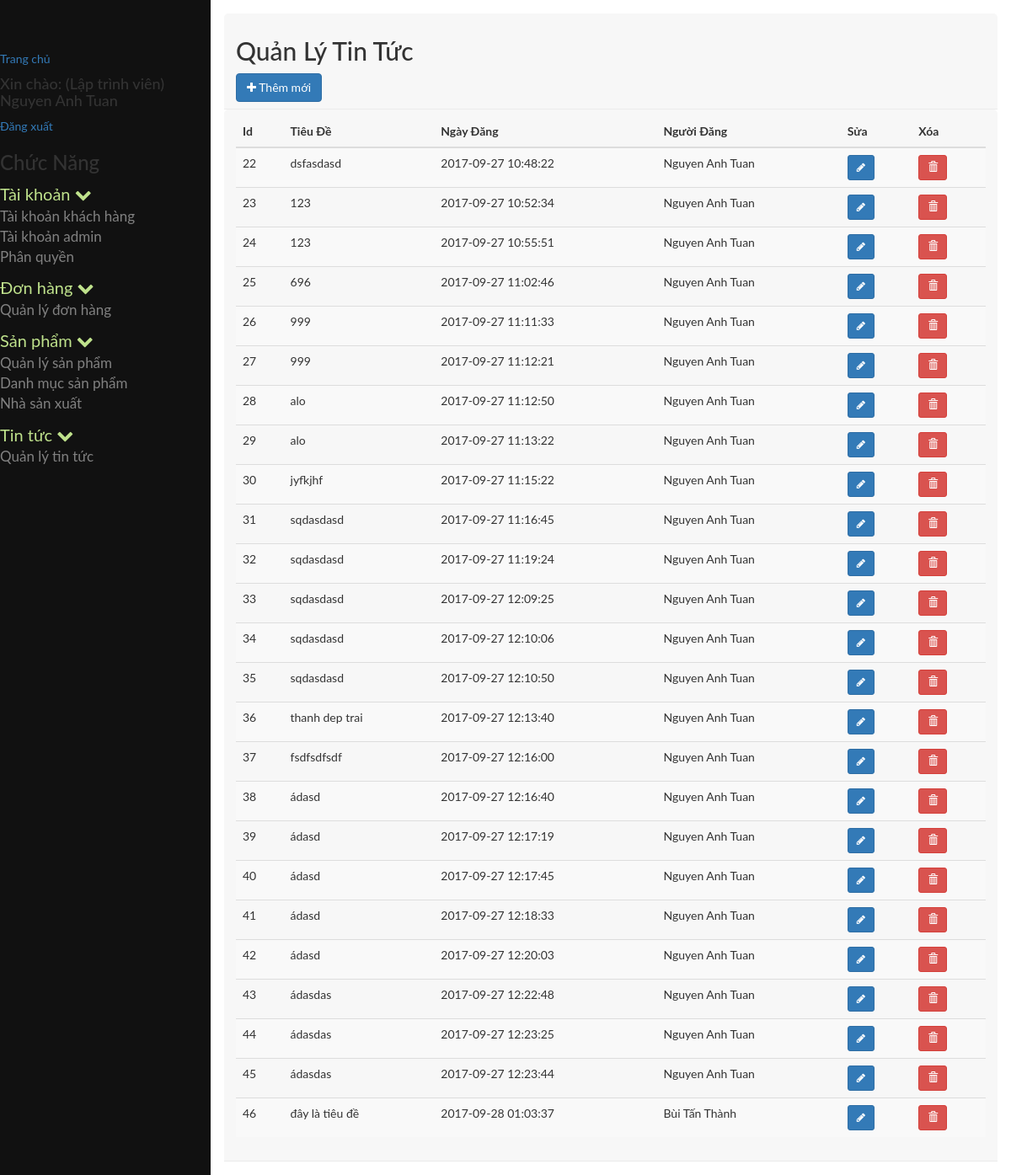
The app's page /index.php?module=quanlytintuc (signed in), older data.
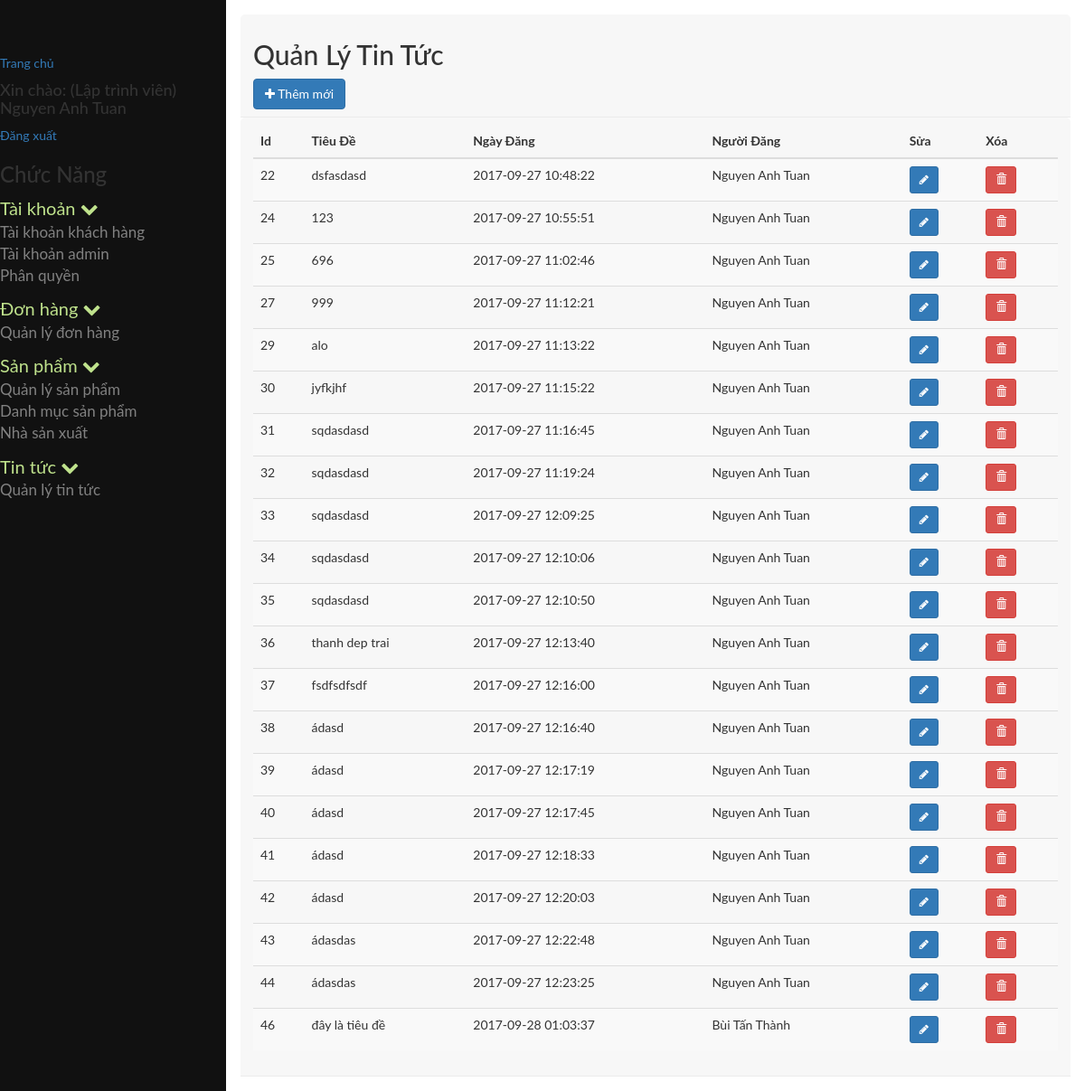
The same page, newer data.
### tables this page shows
CREATE TABLE `tb_phanquyen` (
  `id` int(11) NOT NULL,
  `id_nhom` int(11) NOT NULL,
  `id_chucnang` int(11) NOT NULL
);

CREATE TABLE `tb_chucnang` (
  `id` int(11) NOT NULL,
  `ten` varchar(255) NOT NULL,
  `trangthai` tinyint(4) NOT NULL,
  `url` varchar(255) NOT NULL,
  `f_order` int(11) NOT NULL,
  `id_parent` int(11) NOT NULL,
  `nhanurl` varchar(255) NOT NULL,
  `hienthi` tinyint(4) NOT NULL,
  `bieutuong` varchar(255) NOT NULL
);

CREATE TABLE `tb_tintuc` (
  `id_tintuc` int(11) NOT NULL,
  `tieude` varchar(250) NOT NULL,
  `hinhanh` varchar(250) NOT NULL,
  `noidung` text NOT NULL,
  `ngaydang` timestamp NOT NULL DEFAULT CURRENT_TIMESTAMP,
  `tacgia` varchar(150) NOT NULL
);

### cores/loader.php (called while the page is built, shortened)
<?php
class loader
{
	public function view($name='',$data=array())
	{
		extract($data);
		include BASEPATH.'views/'.$name.'.php' ;
	}
}
?>

### models/admin/phanquyenchucnang.php (called while the page is built, shortened)
<?php
include_once 'JATOVI_Model.php';
class phanquyenchucnang extends JATOVI_Model
{
	private $_table = "tb_phanquyen";
	private $_table2 = "tb_chucnang";
	public function getrole($id_nhom)
	{
		$sql = "SELECT * FROM {$this->_table}  INNER JOIN {$this->_table2} WHERE id_nhom = {$id_nhom} AND {$this->_table}.id_chucnang = {$this->_table2}.id ";
		$query = $this->connection->prepare($sql);
		$query->execute();
		$result = $query->fetchAll();
		return $result;
	}
}
$phanquyenchucnang = new phanquyenchucnang();
?>

### models/admin/JATOVI_Model.php (called while the page is built, shortened)
<?php
class JATOVI_Model
{
	private $host = 'localhost';
	private $dbname = 'project_jatovi';
	private $dbuser = 'root';
	private $dbpass = '';
	function __construct()
	{
		try {
			$this->connection  = new PDO("mysql:host={$this->host};dbname={$this->dbname};charset=utf8",$this->dbuser,$this->dbpass);
		} catch (PDOException $e) {
			echo "(DB connection error) Lỗi kết nối cơ sở dữ liệu: ".$e->getMessage();
		}
	}
}
?>

### models/admin/quanlytintuc_model.php (called while the page is built, shortened)
<?php
include_once 'JATOVI_Model.php';
class quanlytintuc_model extends JATOVI_Model
{
	private $_table = 'tb_tintuc';
	public function getlist()
	{
		$sql = "SELECT * from {$this->_table} ";
		$query = $this->connection->prepare($sql);
 		$query->execute();
		$result = $query->fetchAll();
		return $result;
	}
}
$quanlytintuc_model = new quanlytintuc_model();
?>

### views/admin/tintuc/quanlytintuc.php (the view, shortened to what this page needs)
<div class="row">
	<div class="col-md-12">
		<div class="popover-title">
			<h2>Quản Lý Tin Tức</h2>
            <a href="#add" class="btn btn-primary " data-toggle="modal">
            <i class="fa fa-plus" aria-hidden="true"></i>
                                    Thêm mới
								</a>
		</div>
	</div>
</div>
<div class="row">
	<div class="col-md-12">
		<div class="popover-title">
			<table class="table table-striped">
				<thead>
					<tr>
						<th>Id</th>
						<th>Tiêu Đề </th>
						<th>Ngày Đăng</th>
						<th>Người Đăng</th>
                        <th>Sửa</th>
                        <th>Xóa</th>
					</tr>
				</thead>
				<tbody>
					<?php foreach ($list as $value): ?>
						<tr>
							<td><?=$value['id_tintuc']?></td>
							<td><?=$value['tieude']?></td>
							<td><?=$value['ngaydang']?></td>
							<td><?=$value['tacgia']?></td>
							<td>
								<a href="#edit<?=$value['id_tintuc'];?>" class="btn btn-primary btn-sm" data-toggle="modal">
									<i class="fa fa-pencil" aria-hidden="true"></i>
								</a>
							</td>
							<td>
								<a class="btn btn-danger btn-sm" data-toggle="modal" href="#del<?=$value['id_tintuc'];?>">
									<i class="glyphicon glyphicon-trash " aria-hidden="true"></i>
								</a>
							</td>
						</tr>
					<?php endforeach;?>
				</tbody>
			</table>
		</div>
	</div>
</div>

### index.php (shortened to what this page needs)
<?php
include_once BASEPATH.'/controllers/admin/taikhoan/taikhoankhachhang.php';
include_once BASEPATH.'/controllers/admin/quanlytintuc.php';
$module='';
if (isset($_GET['module'])) {
	$module = $_GET['module'];
}
switch ($module) {
	case 'quanlytintuc':
		$quanlytintuc->dieuhuong();
		break;
}
?>

### controllers/admin/quanlytintuc.php (shortened to what this page needs)
<?php
class quanlytintuc extends JATOVI_Controller
{
	public $action = '';
	public $JATOVI = '';
	function __construct($JATOVI)
	{
		$this->JATOVI = $JATOVI;
	}
	public function dieuhuong()
	{
		switch ($this->action) {
			default:
				$this->index();
				break;
		}
	}
	public function index(){
		include "models/admin/quanlytintuc_model.php";
		$list= $quanlytintuc_model->getlist();
		$data['content'] = 'admin/tintuc/quanlytintuc';
		$data['contentdata'] = array();
		foreach ($list as $key => $value) {
		$data['contentdata']['list'][$key] = $value;
		}
		$data['JATOVI']=$this->JATOVI;
		$this->JATOVI->load->view('admin/master',$data);
		}
}
?>

### views/admin/partial/header.php (shortened to what this page needs)
<!DOCTYPE html>
<html lang="en">
<head>
	<link rel="stylesheet" href="public/vendors/bootstrap-3.3.7-dist/css/bootstrap.min.css">
	<link href="public/vendors/font-awesome/css/font-awesome.min.css" rel="stylesheet">
	<link href="public/vendors/pnotify/dist/pnotify.css" rel="stylesheet">
	<link rel="stylesheet" href="public/scripts/css/style.css">
</head>
<body>

### views/admin/master.php
<?php $JATOVI->load->view('admin/partial/header'); ?>
<div id="wrapper">
	<?php $JATOVI->load->view('admin/partial/sidebar') ?>
	<div id="main">
		<?php $JATOVI->load->view($content, $contentdata) ?>
	</div>
</div>
<?php $JATOVI->load->view('admin/partial/footer'); ?>

### views/admin/partial/sidebar.php (shortened to what this page needs)
<?php
	include_once BASEPATH.'models/admin/phanquyenchucnang.php';
	$chucnang = $phanquyenchucnang->getrole($_SESSION['userGroup']);
	$menu = array();
	foreach ($chucnang as $p) {
		if ($p['id_parent']==0) {
			$child=array();
			foreach ($chucnang as $p2) {
				if ($p2['id_parent']==$p['id']) {
					$child[]=$p2;
				}
			}
			$menu[]=array(
				'parent'=>$p,
				'child'=>$child
			);
		}
	}
?>
<nav class="sidenav" id="mySidenav">
	<a href="<?=base_url?>index.php">Trang chủ</a>
	<h4>Xin chào: <?='('.$_SESSION['userChucdanh'].')'?> <?=$_SESSION['userName']?></h4>
	<a href="<?=base_url?>index.php?module=page&action=page_logout">Đăng xuất</a>
	<h3>Chức Năng</h3>
	<?php foreach($menu as $value): ?>
		<ul>
			<li>
				<a class="parent_text">
					<?php echo $value['parent']['ten']; ?>
					<span class="fa fa-chevron-down"></span>
				</a>
				<ul>
					<?php foreach($value['child'] as $child): ?>
						<li class="<?=$child['hienthi']==0?"hidden":""?>">
							<a href="<?=base_url.'index.php?module='.$child['url']?>">
								<?=$child['ten']?>
							</a>
						</li>
					<?php endforeach; ?>
				</ul>
			</li>
		</ul>
	<?php endforeach; ?>
</nav>

### views/admin/partial/footer.php (shortened to what this page needs)
</body>
</html>

### public/scripts/css/style.css (style rules this page uses)
body { font-family: "Lato", sans-serif; }
body .sidenav { height: 100%; width: 250px; position: fixed; z-index: 1; top: 0; left: 0; background-color: #111; overflow-x: hidden; transition: 0.5s; padding-top: 60px; }
body .sidenav ul { list-style-type: none; padding-left: 0px; }
body .sidenav ul li a { text-decoration: none; font-size: 17px; color: #818181; display: block; transition: 0.3s; }
body .sidenav ul li .parent_text { font-size: 20px; color: #BFE28C; }
body #main { transition: margin-left .5s; margin-left: 250px; padding: 16px; }

Row changes from the older to the newer data that the page shows:
removed tb_tintuc: id_tintuc "23", tieude "123", ngaydang "2017-09-27 10:52:34", tacgia "Nguyen Anh Tuan"
removed tb_tintuc: id_tintuc "26", tieude "999", ngaydang "2017-09-27 11:11:33", tacgia "Nguyen Anh Tuan"
removed tb_tintuc: id_tintuc "28", tieude "alo", ngaydang "2017-09-27 11:12:50", tacgia "Nguyen Anh Tuan"
removed tb_tintuc: id_tintuc "45", tieude "ádasdas", ngaydang "2017-09-27 12:23:44", tacgia "Nguyen Anh Tuan"
